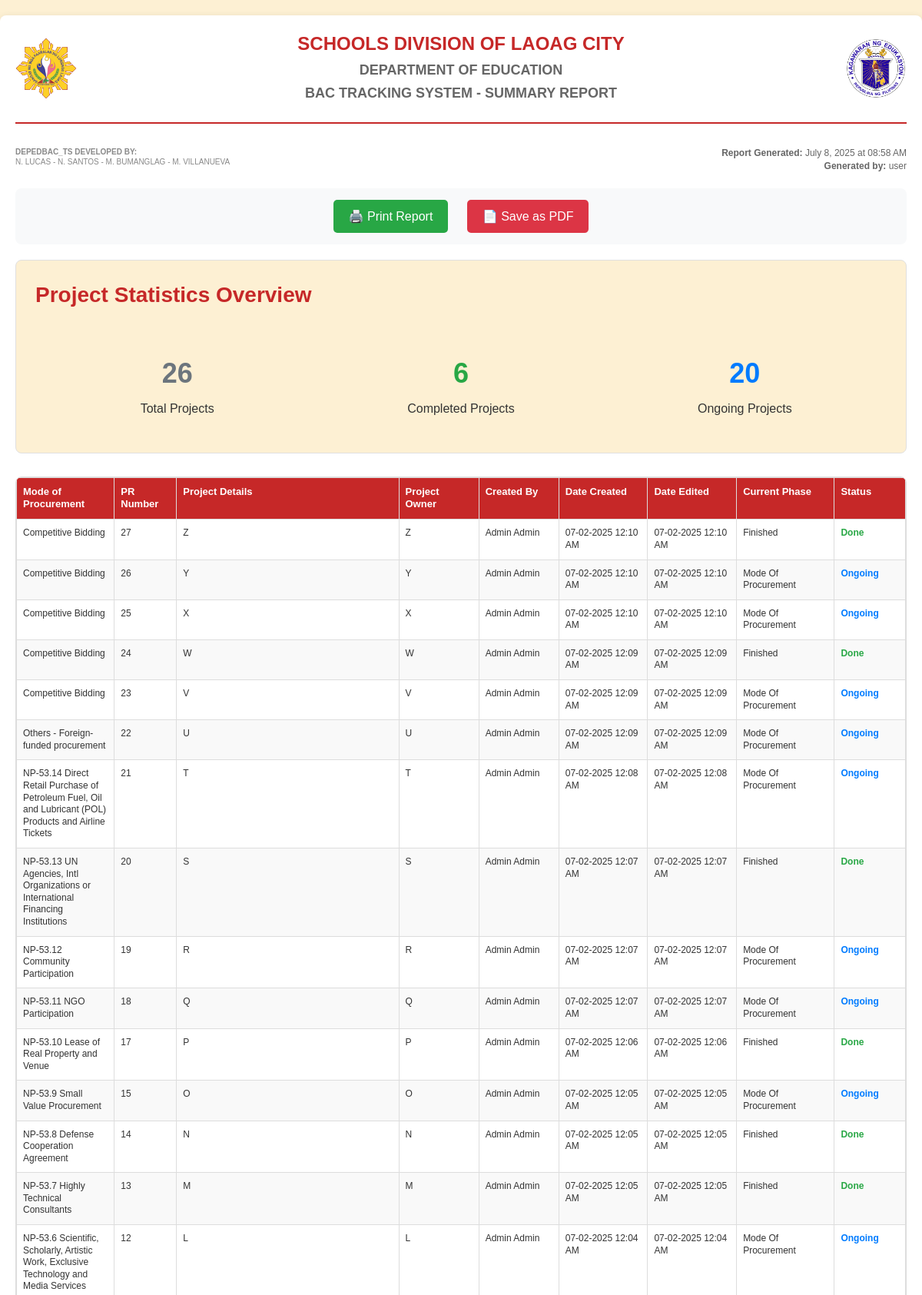
The page /summary_report.php (signed in, upper part) on the database its author committed.
### tables this page shows
CREATE TABLE `tblproject` (
  `projectID` int(11) NOT NULL,
  `projectDetails` text DEFAULT NULL,
  `userID` int(11) DEFAULT NULL,
  `createdAt` datetime DEFAULT current_timestamp(),
  `editedAt` datetime DEFAULT NULL,
  `prNumber` varchar(20) NOT NULL,
  `projectStatus` varchar(20) DEFAULT 'in-progress',
  `editedBy` int(11) DEFAULT NULL,
  `lastAccessedAt` datetime DEFAULT NULL,
  `lastAccessedBy` int(11) DEFAULT NULL,
  `MoPID` int(11) DEFAULT NULL,
  `programOwner` varchar(255) DEFAULT NULL,
  `programOffice` varchar(255) DEFAULT NULL,
  `totalABC` int(11) DEFAULT NULL
);

CREATE TABLE `mode_of_procurement` (
  `MoPID` int(11) NOT NULL,
  `MoPDescription` varchar(255) NOT NULL
);

CREATE TABLE `tbluser` (
  `userID` int(11) NOT NULL,
  `firstname` varchar(100) NOT NULL,
  `middlename` varchar(100) DEFAULT NULL,
  `lastname` varchar(100) NOT NULL,
  `position` varchar(100) DEFAULT NULL,
  `admin` tinyint(1) DEFAULT 0,
  `username` varchar(100) NOT NULL,
  `password` varchar(255) NOT NULL,
  `officeID` int(11) DEFAULT NULL
);

### summary_report.php (the view, shortened to what this page needs)
<?php
require 'config.php';
$reportDate = date('F j, Y');
$reportTime = date('h:i A');
$search = isset($_GET['search']) ? trim($_GET['search']) : "";
$sql = "SELECT p.*, u.firstname, u.lastname, mop.MoPDescription as mode_of_procurement
        FROM tblproject p
        LEFT JOIN tbluser u ON p.userID = u.userID
        LEFT JOIN mode_of_procurement mop ON p.MoPID = mop.MoPID";
$sql .= " ORDER BY COALESCE(p.editedAt, p.createdAt) DESC";
$stmt = $pdo->prepare($sql);
if ($search !== "") {
    $stmt->execute(["%$search%", "%$search%"]);
} else {
    $stmt->execute();
}
$projects = $stmt->fetchAll();
$totalProjects = count($projects);
$finishedProjects = 0;
foreach ($projects as $project) {
    if (strtolower(trim($project['projectStatus'] ?? 'in-progress')) === 'finished') {
        $finishedProjects++;
    }
}
$ongoingProjects = $totalProjects - $finishedProjects;
?>
<!DOCTYPE html>
<html>
<head>
    <link rel="stylesheet" href="assets/css/background.css">
</head>
<body>
    <div class='main-container'>
        <div class='header'>
            <img src='assets/images/DEPED-LAOAG_SEAL_Glow.png' alt='DepEd Laoag Seal' class='header-logo left'>
            <div class='header-content'>
                <h1>SCHOOLS DIVISION OF LAOAG CITY</h1>
                <h2>DEPARTMENT OF EDUCATION</h2>
                <h2>BAC TRACKING SYSTEM - SUMMARY REPORT</h2>
            </div>
            <img src='assets/images/DepEd_Logo.png' alt='DepEd Logo' class='header-logo right'>
        </div>
    <div class='report-info'>
        <div class='report-info-left'>
            <strong>DEPEDBAC_TS DEVELOPED BY:</strong><br>
            N. LUCAS - N. SANTOS - M. BUMANGLAG - M. VILLANUEVA
        </div>
        <div class='report-info-right'>
            <strong>Report Generated:</strong> <?php echo $reportDate; ?> at <?php echo $reportTime; ?><br>
            <strong>Generated by:</strong> <?php echo htmlspecialchars($_SESSION['username']); ?><?php echo $search ? " (Filtered by: '" . htmlspecialchars($search) . "')" : ""; ?>
        </div>
    </div>
    <div class='print-controls'>
        <button class='action-btn print-btn' onclick='printReport()'>
            🖨️ Print Report
        </button>
        <button class='action-btn pdf-btn' onclick='saveAsPDF()'>
            📄 Save as PDF
        </button>
    </div>
    <div class='main-content'>
        <div class='stats-summary'>
            <h3>Project Statistics Overview</h3>
            <div class='stats-grid'>
                <div class='stat-item'>
                    <span class='stat-value total'><?php echo $totalProjects; ?></span>
                    <div>Total Projects</div>
                </div>
                <div class='stat-item'>
                    <span class='stat-value done'><?php echo $finishedProjects; ?></span>
                    <div>Completed Projects</div>
                </div>
                <div class='stat-item'>
                    <span class='stat-value ongoing'><?php echo $ongoingProjects; ?></span>
                    <div>Ongoing Projects</div>
                </div>
            </div>
        </div>
    <?php if (!empty($projects)): ?>
        <div class='table-container'>
            <table>
                <thead>
                    <tr>
                        <th>Mode of Procurement</th>
                        <th>PR Number</th>
                        <th>Project Details</th>
                        <th>Project Owner</th>
                        <th>Created By</th>
                        <th>Date Created</th>
                        <th>Date Edited</th>
                        <th>Current Phase</th>
                        <th>Status</th>
                    </tr>
                </thead>
                <tbody>
                <?php foreach ($projects as $project): ?>
                    <?php
                    $currentStageDisplay = 'N/A';
                    $statusClass = 'status-ongoing';
                    $statusText = 'Ongoing';
                    if (strtolower(trim($project['projectStatus'] ?? 'in-progress')) === 'finished') {
                        $currentStageDisplay = 'Finished';
                        $statusClass = 'status-done';
                        $statusText = 'Done';
                    } elseif ($project['current_stage']) {
                        $currentStageDisplay = htmlspecialchars($project['current_stage']);
                    }
                    $dateCreated = $project['createdAt'] ? date("m-d-Y h:i A", strtotime($project['createdAt'])) : 'N/A';
                    $dateEdited = $project['editedAt'] ? date("m-d-Y h:i A", strtotime($project['editedAt'])) : 'N/A';
                    ?>
                    <tr>
                        <td><?php echo htmlspecialchars($project['mode_of_procurement'] ?? 'N/A'); ?></td>
                        <td><?php echo htmlspecialchars($project['prNumber'] ?? 'N/A'); ?></td>
                        <td><?php echo htmlspecialchars($project['projectDetails'] ?? 'N/A'); ?></td>
                        <td><?php echo htmlspecialchars($project['programOwner'] ?? 'N/A'); ?></td>
                        <td><?php echo htmlspecialchars(($project['firstname'] ?? '') . ' ' . ($project['lastname'] ?? '')); ?></td>
                        <td><?php echo $dateCreated; ?></td>
                        <td><?php echo $dateEdited; ?></td>
                        <td><?php echo $currentStageDisplay; ?></td>
                        <td class='<?php echo $statusClass; ?>'><?php echo $statusText; ?></td>
                    </tr>
                <?php endforeach; ?>
            </tbody>
        </table>
        </div>
    <?php else: ?>
        <div class='no-projects'>No projects found matching the criteria.</div>
    <?php endif; ?>
    </div>
</body>
</html>

### assets/css/background.css (style rules this page uses)
body { margin: 0; font-family: Arial, sans-serif; background-color: #fff0d0; }
body:not(.home-bg) { position: relative; }
body:not(.home-bg)::before { content: ''; position: fixed; top: 0; left: 0; width: 100%; height: 100%; background-image: url('../images/DepEd_Logo.png'); background-repeat: no-repeat; background-position: center center; background-attachment: fixed; background-size: 600px; opacity: 0.1; z-index: -1; pointer-events: none; }
html, body { width: 100vw; min-height: 100vh; overflow-x: hidden; overflow-y: auto; box-sizing: border-box; }
*, *:before, *:after { box-sizing: inherit; }

### rows shown on the page
tblproject: MoPID.MoPDescription "Competitive Bidding", prNumber "27", projectDetails "Z", programOwner "Z", userID.lastname "Admin Admin", createdAt "07-02-2025 12:10 AM", editedAt "07-02-2025 12:10 AM", projectStatus "Finished", projectStatus "Done"
tblproject: MoPID.MoPDescription "Competitive Bidding", prNumber "26", projectDetails "Y", programOwner "Y", userID.lastname "Admin Admin", createdAt "07-02-2025 12:10 AM", editedAt "07-02-2025 12:10 AM", currentStageDisplay "Mode Of Procurement", statusText "Ongoing"
tblproject: MoPID.MoPDescription "Competitive Bidding", prNumber "25", projectDetails "X", programOwner "X", userID.lastname "Admin Admin", createdAt "07-02-2025 12:10 AM", editedAt "07-02-2025 12:10 AM", currentStageDisplay "Mode Of Procurement", statusText "Ongoing"
tblproject: MoPID.MoPDescription "Competitive Bidding", prNumber "24", projectDetails "W", programOwner "W", userID.lastname "Admin Admin", createdAt "07-02-2025 12:09 AM", editedAt "07-02-2025 12:09 AM", projectStatus "Finished", projectStatus "Done"
tblproject: MoPID.MoPDescription "Competitive Bidding", prNumber "23", projectDetails "V", programOwner "V", userID.lastname "Admin Admin", createdAt "07-02-2025 12:09 AM", editedAt "07-02-2025 12:09 AM", currentStageDisplay "Mode Of Procurement", statusText "Ongoing"
tblproject: MoPID.MoPDescription "Others - Foreign-funded procurement", prNumber "22", projectDetails "U", programOwner "U", userID.lastname "Admin Admin", createdAt "07-02-2025 12:09 AM", editedAt "07-02-2025 12:09 AM", currentStageDisplay "Mode Of Procurement", statusText "Ongoing"
tblproject: MoPID.MoPDescription "NP-53.14 Direct Retail Purchase of Petroleum Fuel, Oil and Lubricant (POL) Products and Airline Tickets", prNumber "21", projectDetails "T", programOwner "T", userID.lastname "Admin Admin", createdAt "07-02-2025 12:08 AM", editedAt "07-02-2025 12:08 AM", currentStageDisplay "Mode Of Procurement", statusText "Ongoing"
tblproject: MoPID.MoPDescription "NP-53.13 UN Agencies, Intl Organizations or International Financing Institutions", prNumber "20", projectDetails "S", programOwner "S", userID.lastname "Admin Admin", createdAt "07-02-2025 12:07 AM", editedAt "07-02-2025 12:07 AM", projectStatus "Finished", projectStatus "Done"
tblproject: MoPID.MoPDescription "NP-53.12 Community Participation", prNumber "19", projectDetails "R", programOwner "R", userID.lastname "Admin Admin", createdAt "07-02-2025 12:07 AM", editedAt "07-02-2025 12:07 AM", currentStageDisplay "Mode Of Procurement", statusText "Ongoing"
tblproject: MoPID.MoPDescription "NP-53.11 NGO Participation", prNumber "18", projectDetails "Q", programOwner "Q", userID.lastname "Admin Admin", createdAt "07-02-2025 12:07 AM", editedAt "07-02-2025 12:07 AM", currentStageDisplay "Mode Of Procurement", statusText "Ongoing"
tblproject: MoPID.MoPDescription "NP-53.10 Lease of Real Property and Venue", prNumber "17", projectDetails "P", programOwner "P", userID.lastname "Admin Admin", createdAt "07-02-2025 12:06 AM", editedAt "07-02-2025 12:06 AM", projectStatus "Finished", projectStatus "Done"
tblproject: MoPID.MoPDescription "NP-53.9 Small Value Procurement", prNumber "15", projectDetails "O", programOwner "O", userID.lastname "Admin Admin", createdAt "07-02-2025 12:05 AM", editedAt "07-02-2025 12:05 AM", currentStageDisplay "Mode Of Procurement", statusText "Ongoing"
tblproject: MoPID.MoPDescription "NP-53.8 Defense Cooperation Agreement", prNumber "14", projectDetails "N", programOwner "N", userID.lastname "Admin Admin", createdAt "07-02-2025 12:05 AM", editedAt "07-02-2025 12:05 AM", projectStatus "Finished", projectStatus "Done"
tblproject: MoPID.MoPDescription "NP-53.7 Highly Technical Consultants", prNumber "13", projectDetails "M", programOwner "M", userID.lastname "Admin Admin", createdAt "07-02-2025 12:05 AM", editedAt "07-02-2025 12:05 AM", projectStatus "Finished", projectStatus "Done"
tblproject: MoPID.MoPDescription "NP-53.6 Scientific, Scholarly, Artistic Work, Exclusive Technology and Media Services", prNumber "12", projectDetails "L", programOwner "L", userID.lastname "Admin Admin", createdAt "07-02-2025 12:04 AM", editedAt "07-02-2025 12:04 AM", currentStageDisplay "Mode Of Procurement", statusText "Ongoing"

### other values the page prints
$_SESSION['username'] "user"
$totalProjects "26"
$finishedProjects "6"
$ongoingProjects "20"
